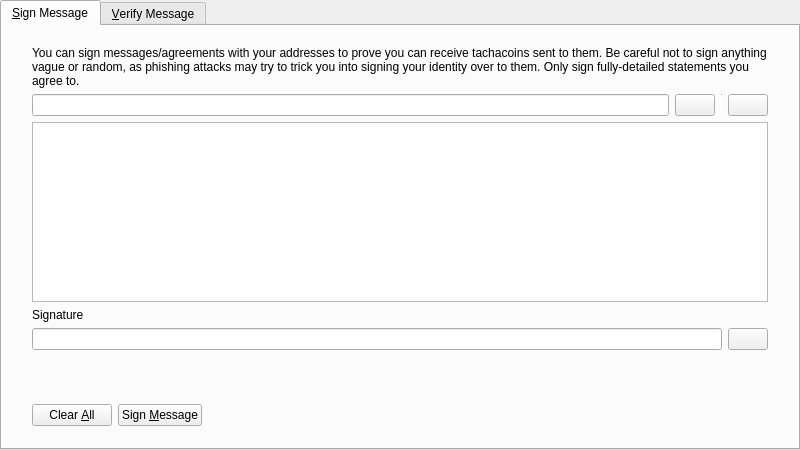
<?xml version="1.0" encoding="UTF-8"?>
<ui version="4.0">
 <class>SignVerifyMessageDialog</class>
 <widget class="QDialog" name="SignVerifyMessageDialog">
  <property name="geometry">
   <rect>
    <x>0</x>
    <y>0</y>
    <width>800</width>
    <height>450</height>
   </rect>
  </property>
  <property name="windowTitle">
   <string>Signatures - Sign / Verify a Message</string>
  </property>
  <property name="modal">
   <bool>true</bool>
  </property>
  <layout class="QVBoxLayout" name="verticalLayout">
   <property name="leftMargin">
    <number>0</number>
   </property>
   <property name="topMargin">
    <number>0</number>
   </property>
   <property name="rightMargin">
    <number>0</number>
   </property>
   <property name="bottomMargin">
    <number>0</number>
   </property>
   <item>
    <widget class="QTabWidget" name="tabWidget">
     <property name="currentIndex">
      <number>0</number>
     </property>
     <widget class="QWidget" name="tabSignMessage">
      <attribute name="title">
       <string>&amp;Sign Message</string>
      </attribute>
      <layout class="QVBoxLayout" name="verticalLayout_SM">
       <property name="leftMargin">
        <number>0</number>
       </property>
       <property name="topMargin">
        <number>0</number>
       </property>
       <property name="rightMargin">
        <number>0</number>
       </property>
       <property name="bottomMargin">
        <number>0</number>
       </property>
       <item>
        <layout class="QVBoxLayout" name="verticalLayout_3">
         <property name="leftMargin">
          <number>30</number>
         </property>
         <property name="topMargin">
          <number>20</number>
         </property>
         <property name="rightMargin">
          <number>30</number>
         </property>
         <property name="bottomMargin">
          <number>20</number>
         </property>
         <item>
          <widget class="QLabel" name="infoLabel_SM">
           <property name="text">
            <string>You can sign messages/agreements with your addresses to prove you can receive tachacoins sent to them. Be careful not to sign anything vague or random, as phishing attacks may try to trick you into signing your identity over to them. Only sign fully-detailed statements you agree to.</string>
           </property>
           <property name="textFormat">
            <enum>Qt::PlainText</enum>
           </property>
           <property name="wordWrap">
            <bool>true</bool>
           </property>
          </widget>
         </item>
         <item>
          <layout class="QHBoxLayout" name="horizontalLayout_1_SM">
           <property name="spacing">
            <number>6</number>
           </property>
           <item>
            <widget class="QValidatedLineEdit" name="addressIn_SM">
             <property name="toolTip">
              <string>The Tachacoin address to sign the message with</string>
             </property>
            </widget>
           </item>
           <item>
            <widget class="QPushButton" name="addressBookButton_SM">
             <property name="toolTip">
              <string>Choose previously used address</string>
             </property>
             <property name="text">
              <string/>
             </property>
             <property name="icon">
              <iconset resource="../bitcoin.qrc">
               <normaloff>:/icons/address-book</normaloff>:/icons/address-book</iconset>
             </property>
             <property name="shortcut">
              <string>Alt+A</string>
             </property>
             <property name="autoDefault">
              <bool>false</bool>
             </property>
            </widget>
           </item>
           <item>
            <widget class="Line" name="vLine">
             <property name="maximumSize">
              <size>
               <width>1</width>
               <height>22</height>
              </size>
             </property>
             <property name="orientation">
              <enum>Qt::Vertical</enum>
             </property>
            </widget>
           </item>
           <item>
            <widget class="QPushButton" name="pasteButton_SM">
             <property name="toolTip">
              <string>Paste address from clipboard</string>
             </property>
             <property name="text">
              <string/>
             </property>
             <property name="icon">
              <iconset resource="../bitcoin.qrc">
               <normaloff>:/icons/editpaste</normaloff>:/icons/editpaste</iconset>
             </property>
             <property name="shortcut">
              <string>Alt+P</string>
             </property>
             <property name="autoDefault">
              <bool>false</bool>
             </property>
            </widget>
           </item>
          </layout>
         </item>
         <item>
          <widget class="QPlainTextEdit" name="messageIn_SM">
           <property name="toolTip">
            <string>Enter the message you want to sign here</string>
           </property>
          </widget>
         </item>
         <item>
          <widget class="QLabel" name="signatureLabel_SM">
           <property name="text">
            <string>Signature</string>
           </property>
           <property name="textFormat">
            <enum>Qt::PlainText</enum>
           </property>
          </widget>
         </item>
         <item>
          <layout class="QHBoxLayout" name="horizontalLayout_2_SM">
           <property name="spacing">
            <number>6</number>
           </property>
           <item>
            <widget class="QLineEdit" name="signatureOut_SM">
             <property name="font">
              <font>
               <italic>true</italic>
              </font>
             </property>
             <property name="readOnly">
              <bool>true</bool>
             </property>
            </widget>
           </item>
           <item>
            <widget class="QPushButton" name="copySignatureButton_SM">
             <property name="toolTip">
              <string>Copy the current signature to the system clipboard</string>
             </property>
             <property name="text">
              <string/>
             </property>
             <property name="icon">
              <iconset resource="../bitcoin.qrc">
               <normaloff>:/icons/editcopy</normaloff>:/icons/editcopy</iconset>
             </property>
             <property name="autoDefault">
              <bool>false</bool>
             </property>
            </widget>
           </item>
          </layout>
         </item>
        </layout>
       </item>
       <item>
        <widget class="QWidget" name="buttonsContainerWhite" native="true">
         <layout class="QHBoxLayout" name="horizontalLayout">
          <property name="leftMargin">
           <number>30</number>
          </property>
          <property name="topMargin">
           <number>15</number>
          </property>
          <property name="rightMargin">
           <number>30</number>
          </property>
          <item>
           <widget class="QPushButton" name="clearButton_SM">
            <property name="toolTip">
             <string>Reset all sign message fields</string>
            </property>
            <property name="text">
             <string>Clear &amp;All</string>
            </property>
            <property name="icon">
             <iconset resource="../bitcoin.qrc">
              <normaloff>:/icons/remove</normaloff>:/icons/remove</iconset>
            </property>
            <property name="autoDefault">
             <bool>false</bool>
            </property>
           </widget>
          </item>
          <item>
           <widget class="QPushButton" name="signMessageButton_SM">
            <property name="toolTip">
             <string>Sign the message to prove you own this Tachacoin address</string>
            </property>
            <property name="text">
             <string>Sign &amp;Message</string>
            </property>
            <property name="icon">
             <iconset resource="../bitcoin.qrc">
              <normaloff>:/icons/edit</normaloff>:/icons/edit</iconset>
            </property>
            <property name="autoDefault">
             <bool>false</bool>
            </property>
           </widget>
          </item>
          <item>
           <spacer name="horizontalSpacer_1_SM">
            <property name="orientation">
             <enum>Qt::Horizontal</enum>
            </property>
            <property name="sizeHint" stdset="0">
             <size>
              <width>40</width>
              <height>48</height>
             </size>
            </property>
           </spacer>
          </item>
          <item>
           <widget class="QLabel" name="statusLabel_SM">
            <property name="font">
             <font>
              <weight>75</weight>
              <bold>true</bold>
             </font>
            </property>
            <property name="text">
             <string/>
            </property>
            <property name="wordWrap">
             <bool>true</bool>
            </property>
           </widget>
          </item>
          <item>
           <spacer name="horizontalSpacer_2_SM">
            <property name="orientation">
             <enum>Qt::Horizontal</enum>
            </property>
            <property name="sizeHint" stdset="0">
             <size>
              <width>40</width>
              <height>48</height>
             </size>
            </property>
           </spacer>
          </item>
         </layout>
        </widget>
       </item>
      </layout>
     </widget>
     <widget class="QWidget" name="tabVerifyMessage">
      <attribute name="title">
       <string>&amp;Verify Message</string>
      </attribute>
      <layout class="QVBoxLayout" name="verticalLayout_VM">
       <property name="leftMargin">
        <number>0</number>
       </property>
       <property name="topMargin">
        <number>0</number>
       </property>
       <property name="rightMargin">
        <number>0</number>
       </property>
       <property name="bottomMargin">
        <number>0</number>
       </property>
       <item>
        <layout class="QVBoxLayout" name="verticalLayout_2">
         <property name="leftMargin">
          <number>30</number>
         </property>
         <property name="topMargin">
          <number>20</number>
         </property>
         <property name="rightMargin">
          <number>30</number>
         </property>
         <property name="bottomMargin">
          <number>20</number>
         </property>
         <item>
          <widget class="QLabel" name="infoLabel_VM">
           <property name="text">
            <string>Enter the receiver's address, message (ensure you copy line breaks, spaces, tabs, etc. exactly) and signature below to verify the message. Be careful not to read more into the signature than what is in the signed message itself, to avoid being tricked by a man-in-the-middle attack. Note that this only proves the signing party receives with the address, it cannot prove sendership of any transaction!</string>
           </property>
           <property name="textFormat">
            <enum>Qt::PlainText</enum>
           </property>
           <property name="alignment">
            <set>Qt::AlignLeading|Qt::AlignLeft|Qt::AlignTop</set>
           </property>
           <property name="wordWrap">
            <bool>true</bool>
           </property>
          </widget>
         </item>
         <item>
          <layout class="QHBoxLayout" name="horizontalLayout_1_VM">
           <property name="spacing">
            <number>6</number>
           </property>
           <item>
            <widget class="QValidatedLineEdit" name="addressIn_VM">
             <property name="toolTip">
              <string>The Tachacoin address the message was signed with</string>
             </property>
            </widget>
           </item>
           <item>
            <widget class="QPushButton" name="addressBookButton_VM">
             <property name="toolTip">
              <string>Choose previously used address</string>
             </property>
             <property name="text">
              <string/>
             </property>
             <property name="icon">
              <iconset resource="../bitcoin.qrc">
               <normaloff>:/icons/address-book</normaloff>:/icons/address-book</iconset>
             </property>
             <property name="shortcut">
              <string>Alt+A</string>
             </property>
             <property name="autoDefault">
              <bool>false</bool>
             </property>
            </widget>
           </item>
          </layout>
         </item>
         <item>
          <widget class="QPlainTextEdit" name="messageIn_VM"/>
         </item>
         <item>
          <widget class="QValidatedLineEdit" name="signatureIn_VM"/>
         </item>
        </layout>
       </item>
       <item>
        <widget class="QWidget" name="buttonsContainerWhite_" native="true">
         <layout class="QHBoxLayout" name="horizontalLayout_2">
          <property name="leftMargin">
           <number>30</number>
          </property>
          <property name="topMargin">
           <number>15</number>
          </property>
          <property name="rightMargin">
           <number>30</number>
          </property>
          <item>
           <widget class="QPushButton" name="clearButton_VM">
            <property name="toolTip">
             <string>Reset all verify message fields</string>
            </property>
            <property name="text">
             <string>Clear &amp;All</string>
            </property>
            <property name="icon">
             <iconset resource="../bitcoin.qrc">
              <normaloff>:/icons/remove</normaloff>:/icons/remove</iconset>
            </property>
            <property name="autoDefault">
             <bool>false</bool>
            </property>
           </widget>
          </item>
          <item>
           <widget class="QPushButton" name="verifyMessageButton_VM">
            <property name="toolTip">
             <string>Verify the message to ensure it was signed with the specified Tachacoin address</string>
            </property>
            <property name="text">
             <string>Verify &amp;Message</string>
            </property>
            <property name="icon">
             <iconset resource="../bitcoin.qrc">
              <normaloff>:/icons/transaction_0</normaloff>:/icons/transaction_0</iconset>
            </property>
            <property name="autoDefault">
             <bool>false</bool>
            </property>
           </widget>
          </item>
          <item>
           <spacer name="horizontalSpacer_1_VM">
            <property name="orientation">
             <enum>Qt::Horizontal</enum>
            </property>
            <property name="sizeHint" stdset="0">
             <size>
              <width>40</width>
              <height>48</height>
             </size>
            </property>
           </spacer>
          </item>
          <item>
           <widget class="QLabel" name="statusLabel_VM">
            <property name="font">
             <font>
              <weight>75</weight>
              <bold>true</bold>
             </font>
            </property>
            <property name="text">
             <string/>
            </property>
            <property name="wordWrap">
             <bool>true</bool>
            </property>
           </widget>
          </item>
          <item>
           <spacer name="horizontalSpacer_2_VM">
            <property name="orientation">
             <enum>Qt::Horizontal</enum>
            </property>
            <property name="sizeHint" stdset="0">
             <size>
              <width>40</width>
              <height>48</height>
             </size>
            </property>
           </spacer>
          </item>
         </layout>
        </widget>
       </item>
      </layout>
     </widget>
    </widget>
   </item>
  </layout>
 </widget>
 <customwidgets>
  <customwidget>
   <class>QValidatedLineEdit</class>
   <extends>QLineEdit</extends>
   <header>qt/qvalidatedlineedit.h</header>
  </customwidget>
 </customwidgets>
 <resources>
  <include location="../bitcoin.qrc"/>
 </resources>
 <connections/>
</ui>
